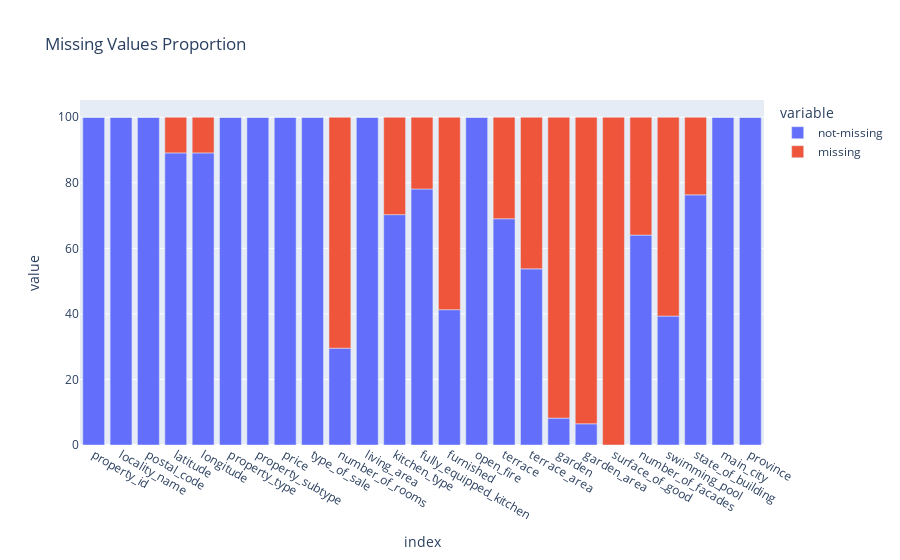

Notebook code for this chart:
### Code cell
make_bar_perc_plotly(app)

### Figure 1 — Plotly figure (JSON) as saved in the notebook; plotly's stock layout.template omitted (floating-point values rounded to 4 significant figures)
{"data": [{"alignmentgroup": "True", "hovertemplate": "variable=not-missing<br>index=%{x}<br>value=%{y}<extra></extra>", "legendgroup": "not-missing", "marker": {"color": "#636efa", "pattern": {"shape": ""}}, "name": "not-missing", "offsetgroup": "not-missing", "orientation": "v", "showlegend": true, "textposition": "auto", "type": "bar", "x": ["property_id", "locality_name", "postal_code", "latitude", "longitude", "property_type", "property_subtype", "price", "type_of_sale", "number_of_rooms", "living_area", "kitchen_type", "fully_equipped_kitchen", "furnished", "open_fire", "terrace", "terrace_area", "garden", "garden_area", "surface_of_good", "number_of_facades", "swimming_pool", "state_of_building", "main_city", "province"], "xaxis": "x", "y": [100, 100, 100, 89.12, 89.12, 100, 100, 100, 100, 29.54, 100, 70.29, 78.12, 41.29, 100, 69.03, 53.74, 8.207, 6.464, 0, 64.04, 39.33, 76.32, 100, 100], "yaxis": "y"}, {"alignmentgroup": "True", "hovertemplate": "variable=missing<br>index=%{x}<br>value=%{y}<extra></extra>", "legendgroup": "missing", "marker": {"color": "#EF553B", "pattern": {"shape": ""}}, "name": "missing", "offsetgroup": "missing", "orientation": "v", "showlegend": true, "textposition": "auto", "type": "bar", "x": ["property_id", "locality_name", "postal_code", "latitude", "longitude", "property_type", "property_subtype", "price", "type_of_sale", "number_of_rooms", "living_area", "kitchen_type", "fully_equipped_kitchen", "furnished", "open_fire", "terrace", "terrace_area", "garden", "garden_area", "surface_of_good", "number_of_facades", "swimming_pool", "state_of_building", "main_city", "province"], "xaxis": "x", "y": [0, 0, 0, 10.88, 10.88, 0, 0, 0, 0, 70.46, 0, 29.71, 21.88, 58.71, 0, 30.97, 46.26, 91.79, 93.54, 100, 35.96, 60.67, 23.68, 0, 0], "yaxis": "y"}], "layout": {"barmode": "relative", "legend": {"title": {"text": "variable"}, "tracegroupgap": 0}, "title": {"text": "Missing Values Proportion"}, "xaxis": {"anchor": "y", "domain": [0, 1], "title": {"text": "index"}}, "yaxis": {"anchor": "x", "domain": [0, 1], "title": {"text": "value"}}}}
